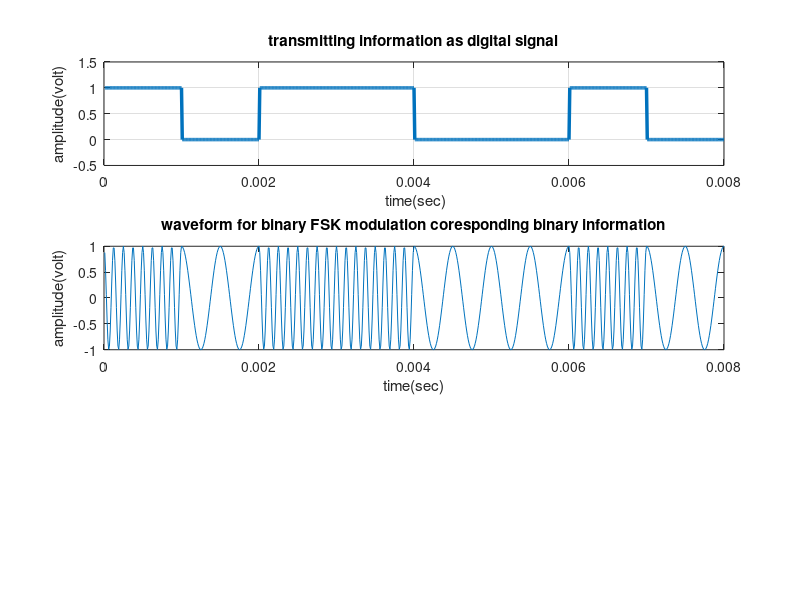

The MATLAB source for this figure: (Note: this script raises an error after producing the figure.)
%% BFSK


x=[1,0,1,1,0,0,1,0]                                   % Binary Information
bp= 0.001;                                                    % bit period
disp(' Binary information at Trans mitter :');
disp(x);
%XX representation of transmitting binary information as digital signal XXX
bit=[]; 
for n=1:1:length(x)
    if x(n)==1;
       se=ones(1,100);
    else x(n)==0;
        se=zeros(1,100);
    end
     bit=[bit se];
end
t1=bp/100:bp/100:length(x)*(bp);
subplot(3,1,1);
plot(t1,bit,'lineWidth',2.5);grid on;
axis([ 0 bp*length(x) -.5 1.5]);
ylabel('amplitude(volt)');
xlabel(' time(sec)');
title('transmitting information as digital signal');
%XXXXXXXXXXXXXXXXXXXXXXX Binary-FSK modulation XXXXXXXXXXXXXXXXXXXXXXXXXXX%
A=1;                                          % Amplitude of carrier signal
br=1/bp;                                                         % bit rate
f1=br*8;                           % carrier frequency for information as 1
f2=br*2;                           % carrier frequency for information as 0
t2=bp/100:bp/100:bp;                 
ss=length(t2);
m=[];
for (i=1:1:length(x))
    if (x(i)==1)
        y=A*cos(2*pi*f1*t2);
    else
        y=A*cos(2*pi*f2*t2);
    end
    m=[m y];
end
t3=bp/100:bp/100:100*length(x)*(bp/100);
subplot(3,1,2);
plot(t3,m);
xlabel('time(sec)');
ylabel('amplitude(volt)');
title('waveform for binary FSK modulation coresponding binary information');
%XXXXXXXXXXXXXXXXXXXX Binary FSK demodulation XXXXXXXXXXXXXXXXXXXXXXXXXXXXX
mn=[];
for n=ss:ss:length(m)
  t=bp/100:bp/100:bp;
  y1=cos(2*pi*f1*t);                    % carrier siignal for information 1
  y2=cos(2*pi*f2*t);                    % carrier siignal for information 0
  mm=y1.*m((n-(ss-1)):n);
  mmm=y2.*m((n-(ss-1)):n);
  t4=bp/99:bp/99:bp;
  z1=trapz(t4,mm)                                             % intregation 
  z2=trapz(t4,mmm)                                            % intregation 
  zz1=round(2*z1/bp)
  zz2= round(2*z2/bp)
  if(zz1>A/2)      % logic lavel= (0+A)/2 or (A+0)/2 or 2.5 ( in this case)
    a=1;
  else(zz2>A/2)
    a=0;
  end
  mn=[mn a];
end
disp(' Binary information at Reciver :');
disp(mn);
%XXXXX Representation of binary information as digital signal which achived 
%after demodulation XXXXXXXXXXXXXXXXXXXXXXXXXXXXXXXXXXXXXXXXXXXXXXXXXXXXXXX
bit=[];
for n=1:length(mn);
    if mn(n)==1;
       se=ones(1,100);
    else mn(n)==0;
        se=zeros(1,100);
    end
     bit=[bit se];
end
t4=bp/100:bp/100:100*length(mn)*(bp/100);
subplot(3,1,3)
plot(t4,bit,'LineWidth',2.5);grid on;
axis([ 0 bp*length(mn) -.5 1.5]);
ylabel('amplitude(volt)');
xlabel(' time(sec)');
title('recived information as digital signal after binary FSK demodulation');

%% OOK

br = 1000;       % bit rate of 1kps
bp= 1/br;            % bit period
L=16; %oversampling factor,L=Tb/Ts(Tb=bit period,Ts=sampling period)
%if a carrier is used, use L = Fs/Fc, where Fs >> 2xFc

Fc=10000; %carrier frequency
Fs=L*Fc;%sampling frequency


ook_orig = get_baseband_data(N);

% Duplicate bits to sync with bit period
ook_orig_signal = sync(ook_orig);

t1=bp/100:bp/100:length(ook_orig)*(bp);
subplot(5,1,1);
plot(t1,ook_orig_signal,'lineWidth',2.5);grid on;
axis([ 0 bp*10 -.5 1.5]);
ylabel('Amplitude(volt)');
xlabel('Time(sec)');
title('Transmitting signal');

% Carrier Wave
carrier = cos(2*pi*Fc*t1);
subplot(5,1,2);
plot(t1,carrier,'lineWidth',2.5);grid on;
axis([ 0 bp*10 -1.5 1.5]);
ylabel('Amplitude(volt)');
xlabel(' Time(sec)');
title('Carrier Signal');

% Modulation
ook_mod_signal = ook_orig_signal.*carrier;
subplot(5,1,3);
plot(t1,ook_mod_signal,'lineWidth',2.5);grid on;
axis([ 0 bp*10 -1.5 1.5]);
ylabel('Amplitude(volt)');
xlabel(' Time(sec)');
title('Modulated Signal');

% Add Noise
ook_mod_noise_signal = get_unipolar_received_data(ook_mod_signal);
subplot(5,1,4);
plot(t1,ook_mod_noise_signal(1,:),'lineWidth',2.5);grid on;
axis([ 0 bp*10 -1.5 1.5]);
ylabel('Amplitude(volt)');
xlabel('Time(sec)');
title('Modulated Signal with Noise');

% Demodulation
ook_demod_signal = ook_mod_noise_signal(1,:).*carrier;
int_op = [];
s = 100;
for i = 0:s:length(ook_demod_signal)-s
    int_ = trapz(ook_demod_signal(i+(s/2):i+(s/2)+1));
    int_op = [int_op int_];
end
 
% Threshold
th = 0.5;
ook_rec_bits = (round(int_op,1)>= th);
ook_rec_signal = sync(ook_rec_bits);
subplot(5,1,5);
plot(t1,ook_rec_signal,'lineWidth',2.5);grid on;
axis([ 0 bp*10 -.5 1.5]);
ylabel('Amplitude(volt)');
xlabel(' Time(sec)');
title('Received Signal');



%% BFSK


fc = 1e5;       % Carrier freq
fs = 16*fc;         % Sampling freq


% --------------- Duplicate bit info to syn with bit period --------------
bit=[]; 
for n=1:1:length(y0)
    if y0(n)==1;
       se=ones(1,100);
    else y0(n)==0;
        se=zeros(1,100);
    end
     bit=[bit se];
end
t1=bp/100:bp/100:length(y0)*(bp);
subplot(3,1,1);
plot(t1,bit,'lineWidth',2.5);grid on;
axis([ 0 bp*10 -.5 1.5]);
ylabel('amplitude(volt)');
xlabel(' time(sec)');
title('transmitting information as digital signal');

% ---------------------- Binary-FSK modulation -----------------------------
A=1;                                          % Amplitude of carrier signal                                                        % bit rate
f1=br*8;                           % carrier frequency for information as 1
f2=br*2;                           % carrier frequency for information as 0
t2=bp/100:bp/100:bp;                 
ss=length(t2);
m=[];
for (i=1:1:length(y0))
    if (y0(i)==1)
        y=A*cos(2*pi*f1*t2);
    else
        y=A*cos(2*pi*f2*t2);
    end
    m=[m y];
end
t3=bp/100:bp/100:100*length(y0)*(bp/100);
subplot(3,1,2);
plot(t3,m);
axis([ 0 bp*10 -1.5 1.5]);
xlabel('Time(secs)');
ylabel('Amplitude(volts)');
title('Modulated Signal');

%------------------- Adding Additive WHite Noise ---------------------
n = randn(size(m)); % generate noise samples
nvar = power(10,-10/10); % calculate noise variance
m = m + nvar.*n;

%-------------------- Binary FSK demodulation ------------------------
mn=[];
for n=ss:ss:length(m)
  t=bp/100:bp/100:bp;
  y1=cos(2*pi*f1*t);                    % carrier siignal for information 1
  y2=cos(2*pi*f2*t);                    % carrier siignal for information 0
  mm=y1.*m((n-(ss-1)):n);
  mmm=y2.*m((n-(ss-1)):n);
  t4=1:1:length(mm);
  z1=trapz(t4,mm);                                             % intregation 
  z2=trapz(t4,mmm);                                            % intregation 
  zz1=round(2*z1/bp);
  zz2= round(2*z2/bp);
  if(zz1>A/2)      % logic lavel= (0+A)/2 or (A+0)/2 or 2.5 ( in this case)
    a=1;
  else(zz2>A/2)
    a=0;
  end
  mn=[mn a];
end
% disp(' Binary information at Reciver :');
% disp(mn);
%XXXXX Representation of binary information as digital signal which achived 
%after demodulation XXXXXXXXXXXXXXXXXXXXXXXXXXXXXXXXXXXXXXXXXXXXXXXXXXXXXXX
bit=[];
for n=1:length(mn);
    if mn(n)==1;
       se=ones(1,100);
    else mn(n)==0;
        se=zeros(1,100);
    end
     bit=[bit se];
end
t4=bp/100:bp/100:100*length(mn)*(bp/100);
subplot(3,1,3)
plot(t4,bit,'LineWidth',2.5);grid on;
axis([ 0 bp*10 -.5 1.5]);
ylabel('amplitude(volt)');
xlabel(' time(sec)');
title('recived information as digital signal after binary FSK demodulation');




%% FUNCTIONS



% ----- returns 1's and 0's added with noise for different snr ------
function y = get_unipolar_received_data(s0) %s0 is the baseband data

    S = 1; %signal power
    snr = 0:5:50; %snr 0 to 50 dB in multiples of 5
    y = zeros(11, size(s0,2)); % 11x? empty matrix to return
    
    for k = 1:11
        % ---- noise data generation ----
        n = randn(size(s0)); % generate noise samples
        SNR = power(10,snr(k)/10); % calculate noise variance
        Np = S/SNR; %calculate noise power
        noise = sqrt(Np/2).*n;
        y(k,:) = s0 + noise;
    end 
    
end

% ----- returns 1's and -1's added with noise for different snr ------
function y = get_bipolar_received_data(s0) %s0 is the baseband data

    S = 1; %signal power
    s0 = 2.*s0 - 1;
    snr = 0:5:50; %snr 0 to 50 dB in multiples of 5
    y = zeros(11, 1024); % 11x1024 empty matrix to return
    
    for k = 1:11
        % ---- noise data generation ----
        n = randn(size(s0)); % generate noise samples
        SNR = power(10,snr(k)/10); % calculate noise variance
        Np = S/SNR; %calculate noise power
        noise = sqrt(Np/2).*n;
        y(k,1:1024) = s0 + noise;
    end 
    
end

% --------------- apply threshold ---------------------
function y2 = signal_threshold(s0)
   
    for rows = 1:size(s0,1)
        for cols = 1:size(s0,2)
            if s0(rows,cols) >= 0
            s0(rows,cols) = 1;
            else
                s0(rows,cols) = 0;
            end
        end
    end
    y2 = s0;
end


% ------ Noise Addition ------
function noise_signal = add_noise(s0,snr)
    S = 1; %signal power
    n = randn(size(s0)); % generate noise samples
    SNR = power(10,snr/10); % calculate noise variance
    Np = S/SNR; %calculate noise power
    noise = sqrt(Np/2).*n;
    noise_signal = s0 + noise;
end

% ----- returns error rate by comparing original and received signal ----
function error_rate = compute_error_rate(N,snr)
    % compute error rate
    error_rate = 0;
    steps = 20;
    snR = snr;
    avg_error = 0;
    for i = 1:steps
        Error = 0;
        orig = get_baseband_data(N);
        trans = 2.*orig - 1;
        noise_signal = add_noise(trans, snR);
        for j = 1:N
            if noise_signal(j)<0
                noise_signal(j) = -1;
            else
                noise_signal(j) = 1;
            end
        end
        for k = 1:1:N
            if trans(k) ~= noise_signal(k)
                Error = Error + 1;
            end
        end
        error_rate = Error/N;
        avg_error = avg_error + error_rate;
    end
    error_rate = avg_error/steps;
end

function sync_signal = sync(data_bits)
    ook_orig_signal = [];
    for n=1:1:length(data_bits)
        if data_bits(n)==1;
        se=ones(1,100);
        else data_bits(n)==0;
            se=zeros(1,100);
        end
        ook_orig_signal=[ook_orig_signal se];
    end
    sync_signal = ook_orig_signal;
end



